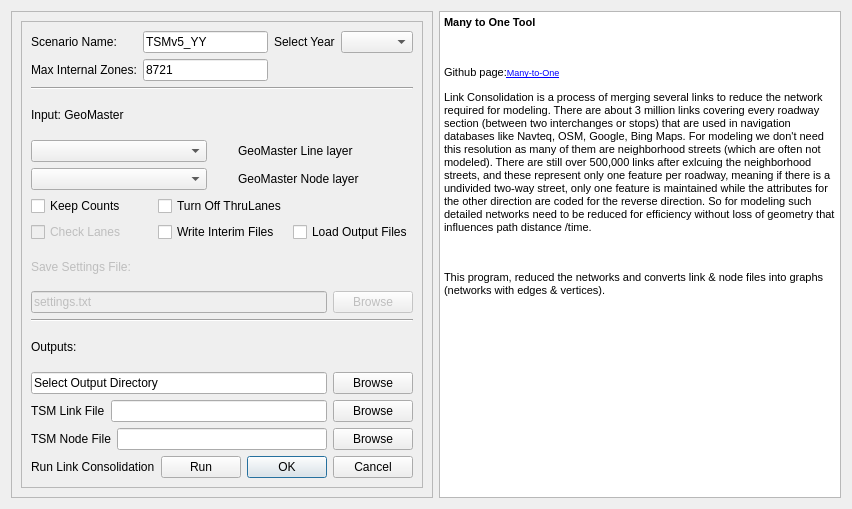
<?xml version="1.0" encoding="UTF-8"?>
<ui version="4.0">
 <class>Dialog</class>
 <widget class="QDialog" name="Dialog">
  <property name="enabled">
   <bool>true</bool>
  </property>
  <property name="geometry">
   <rect>
    <x>0</x>
    <y>0</y>
    <width>852</width>
    <height>509</height>
   </rect>
  </property>
  <property name="windowTitle">
   <string>Many to One (Link Consolidator)</string>
  </property>
  <layout class="QHBoxLayout" name="horizontalLayout_5">
   <item>
    <widget class="QFrame" name="frame">
     <property name="frameShape">
      <enum>QFrame::StyledPanel</enum>
     </property>
     <property name="frameShadow">
      <enum>QFrame::Raised</enum>
     </property>
     <layout class="QHBoxLayout" name="horizontalLayout_4">
      <item>
       <widget class="QFrame" name="frame_2">
        <property name="frameShape">
         <enum>QFrame::StyledPanel</enum>
        </property>
        <property name="frameShadow">
         <enum>QFrame::Raised</enum>
        </property>
        <layout class="QGridLayout" name="gridLayout_4">
         <item row="0" column="0">
          <layout class="QGridLayout" name="gridLayout">
           <item row="0" column="0">
            <widget class="QLabel" name="label_Input_ScenName">
             <property name="text">
              <string>Scenario Name: </string>
             </property>
            </widget>
           </item>
           <item row="0" column="1">
            <widget class="QLineEdit" name="lineEdit_ScenarioName">
             <property name="text">
              <string>TSMv5_YY</string>
             </property>
            </widget>
           </item>
           <item row="0" column="2">
            <widget class="QLabel" name="label_Input_Year">
             <property name="text">
              <string>Select Year</string>
             </property>
            </widget>
           </item>
           <item row="0" column="3">
            <widget class="QComboBox" name="comboBox_Year">
             <property name="enabled">
              <bool>true</bool>
             </property>
             <property name="autoFillBackground">
              <bool>false</bool>
             </property>
             <property name="editable">
              <bool>false</bool>
             </property>
             <property name="currentText">
              <string/>
             </property>
             <property name="currentIndex">
              <number>-1</number>
             </property>
             <property name="maxVisibleItems">
              <number>10</number>
             </property>
             <property name="placeholderText">
              <string>Year</string>
             </property>
            </widget>
           </item>
           <item row="1" column="0">
            <widget class="QLabel" name="label_Input_MaxIntZ">
             <property name="text">
              <string>Max Internal Zones:</string>
             </property>
            </widget>
           </item>
           <item row="1" column="1">
            <widget class="QLineEdit" name="lineEdit_MaxZones">
             <property name="text">
              <string>8721</string>
             </property>
            </widget>
           </item>
          </layout>
         </item>
         <item row="1" column="0">
          <widget class="Line" name="line_2">
           <property name="orientation">
            <enum>Qt::Horizontal</enum>
           </property>
          </widget>
         </item>
         <item row="2" column="0">
          <widget class="QLabel" name="label_Input">
           <property name="text">
            <string>Input: GeoMaster</string>
           </property>
          </widget>
         </item>
         <item row="3" column="0">
          <layout class="QGridLayout" name="gridLayout_2">
           <item row="0" column="2">
            <widget class="QLabel" name="label_Input_Linelayer">
             <property name="text">
              <string>GeoMaster Line layer</string>
             </property>
            </widget>
           </item>
           <item row="0" column="0">
            <widget class="QComboBox" name="lineLayerCombo"/>
           </item>
           <item row="1" column="0">
            <widget class="QComboBox" name="nodeLayerCombo"/>
           </item>
           <item row="1" column="2">
            <widget class="QLabel" name="label_Input_Nodelayer">
             <property name="text">
              <string>GeoMaster Node layer</string>
             </property>
            </widget>
           </item>
           <item row="0" column="1">
            <spacer name="horizontalSpacer">
             <property name="orientation">
              <enum>Qt::Horizontal</enum>
             </property>
             <property name="sizeType">
              <enum>QSizePolicy::Fixed</enum>
             </property>
             <property name="sizeHint" stdset="0">
              <size>
               <width>25</width>
               <height>20</height>
              </size>
             </property>
            </spacer>
           </item>
          </layout>
         </item>
         <item row="4" column="0">
          <layout class="QGridLayout" name="gridLayout_3">
           <item row="0" column="0">
            <widget class="QCheckBox" name="checkBox_Counts">
             <property name="text">
              <string>Keep Counts</string>
             </property>
            </widget>
           </item>
           <item row="0" column="1">
            <widget class="QCheckBox" name="checkBox_ThruLanes">
             <property name="text">
              <string>Turn Off ThruLanes</string>
             </property>
            </widget>
           </item>
           <item row="1" column="0">
            <widget class="QCheckBox" name="checkBox_Lanes">
             <property name="enabled">
              <bool>false</bool>
             </property>
             <property name="text">
              <string>Check Lanes</string>
             </property>
            </widget>
           </item>
           <item row="1" column="1">
            <widget class="QCheckBox" name="checkBox_WriteInterim">
             <property name="text">
              <string>Write Interim Files</string>
             </property>
            </widget>
           </item>
           <item row="1" column="2">
            <widget class="QCheckBox" name="checkBox_LoadOutputs">
             <property name="text">
              <string>Load Output Files</string>
             </property>
            </widget>
           </item>
          </layout>
         </item>
         <item row="5" column="0">
          <widget class="QLabel" name="label_Save">
           <property name="enabled">
            <bool>false</bool>
           </property>
           <property name="text">
            <string>Save Settings File:</string>
           </property>
          </widget>
         </item>
         <item row="6" column="0">
          <layout class="QHBoxLayout" name="horizontalLayout">
           <item>
            <widget class="QLineEdit" name="lineEdit_SettingsFile">
             <property name="enabled">
              <bool>false</bool>
             </property>
             <property name="text">
              <string>settings.txt</string>
             </property>
            </widget>
           </item>
           <item>
            <widget class="QPushButton" name="browse_SaveSettings">
             <property name="enabled">
              <bool>false</bool>
             </property>
             <property name="text">
              <string>Browse</string>
             </property>
            </widget>
           </item>
          </layout>
         </item>
         <item row="7" column="0">
          <widget class="Line" name="line">
           <property name="orientation">
            <enum>Qt::Horizontal</enum>
           </property>
          </widget>
         </item>
         <item row="8" column="0">
          <widget class="QLabel" name="label_Output">
           <property name="text">
            <string>Outputs:</string>
           </property>
          </widget>
         </item>
         <item row="9" column="0">
          <layout class="QHBoxLayout" name="horizontalLayout_2">
           <item>
            <widget class="QLineEdit" name="output_directory">
             <property name="text">
              <string>Select Output Directory</string>
             </property>
            </widget>
           </item>
           <item>
            <widget class="QPushButton" name="browse_Outdir">
             <property name="text">
              <string>Browse</string>
             </property>
            </widget>
           </item>
          </layout>
         </item>
         <item row="10" column="0">
          <layout class="QHBoxLayout" name="horizontalLayout_7">
           <item>
            <widget class="QLabel" name="label">
             <property name="text">
              <string>TSM Link File</string>
             </property>
            </widget>
           </item>
           <item>
            <widget class="QLineEdit" name="lineEdit_TSMLink"/>
           </item>
           <item>
            <widget class="QPushButton" name="browse_TSMLink">
             <property name="text">
              <string>Browse</string>
             </property>
            </widget>
           </item>
          </layout>
         </item>
         <item row="11" column="0">
          <layout class="QHBoxLayout" name="horizontalLayout_6">
           <item>
            <widget class="QLabel" name="label_2">
             <property name="text">
              <string>TSM Node File</string>
             </property>
            </widget>
           </item>
           <item>
            <widget class="QLineEdit" name="lineEdit_TSMNode"/>
           </item>
           <item>
            <widget class="QPushButton" name="browse_TSMNode">
             <property name="text">
              <string>Browse</string>
             </property>
            </widget>
           </item>
          </layout>
         </item>
         <item row="12" column="0">
          <layout class="QHBoxLayout" name="horizontalLayout_3">
           <item>
            <widget class="QLabel" name="label_Run">
             <property name="text">
              <string>Run Link Consolidation</string>
             </property>
            </widget>
           </item>
           <item>
            <widget class="QPushButton" name="buttonBox_Run">
             <property name="text">
              <string>Run</string>
             </property>
            </widget>
           </item>
           <item>
            <widget class="QDialogButtonBox" name="buttonBox_okCancel">
             <property name="orientation">
              <enum>Qt::Horizontal</enum>
             </property>
             <property name="standardButtons">
              <set>QDialogButtonBox::Cancel|QDialogButtonBox::Ok</set>
             </property>
            </widget>
           </item>
          </layout>
         </item>
        </layout>
       </widget>
      </item>
     </layout>
    </widget>
   </item>
   <item>
    <widget class="QTextBrowser" name="textBrowser">
     <property name="readOnly">
      <bool>true</bool>
     </property>
     <property name="html">
      <string>&lt;!DOCTYPE HTML PUBLIC &quot;-//W3C//DTD HTML 4.0//EN&quot; &quot;http://www.w3.org/TR/REC-html40/strict.dtd&quot;&gt;
&lt;html&gt;&lt;head&gt;&lt;meta name=&quot;qrichtext&quot; content=&quot;1&quot; /&gt;&lt;style type=&quot;text/css&quot;&gt;
p, li { white-space: pre-wrap; }
&lt;/style&gt;&lt;/head&gt;&lt;body style=&quot; font-family:'MS Shell Dlg 2'; font-size:8.25pt; font-weight:400; font-style:normal;&quot;&gt;
&lt;p style=&quot; margin-top:12px; margin-bottom:12px; margin-left:0px; margin-right:0px; -qt-block-indent:0; text-indent:0px;&quot;&gt;&lt;span style=&quot; font-weight:600;&quot;&gt;Many to One Tool&lt;/span&gt;&lt;/p&gt;
&lt;p style=&quot;-qt-paragraph-type:empty; margin-top:12px; margin-bottom:12px; margin-left:0px; margin-right:0px; -qt-block-indent:0; text-indent:0px; font-weight:600;&quot;&gt;&lt;br /&gt;&lt;/p&gt;
&lt;p style=&quot; margin-top:12px; margin-bottom:12px; margin-left:0px; margin-right:0px; -qt-block-indent:0; text-indent:0px;&quot;&gt;Github page:&lt;a href=&quot;https://github.com/4Step/Many_to_One&quot;&gt;&lt;span style=&quot; font-size:7pt; text-decoration: underline; color:#0000ff;&quot;&gt;Many-to-One&lt;/span&gt;&lt;/a&gt;&lt;/p&gt;
&lt;p style=&quot; margin-top:12px; margin-bottom:12px; margin-left:0px; margin-right:0px; -qt-block-indent:0; text-indent:0px;&quot;&gt;Link Consolidation is a process of merging several links to reduce the network required for modeling. There are about 3 million links covering every roadway section (between two interchanges or stops) that are used in navigation databases like Navteq, OSM, Google, Bing Maps. For modeling we don't need this resolution as many of them are neighborhood streets (which are often not modeled). There are still over 500,000 links after exlcuing the neighborhood streets, and these represent only one feature per roadway, meaning if there is a undivided two-way street, only one feature is maintained while the attributes for the other direction are coded for the reverse direction. So for modeling such detailed networks need to be reduced for efficiency without loss of geometry that influences path distance /time. &lt;/p&gt;
&lt;p style=&quot;-qt-paragraph-type:empty; margin-top:12px; margin-bottom:12px; margin-left:0px; margin-right:0px; -qt-block-indent:0; text-indent:0px;&quot;&gt;&lt;br /&gt;&lt;/p&gt;
&lt;p style=&quot; margin-top:12px; margin-bottom:12px; margin-left:0px; margin-right:0px; -qt-block-indent:0; text-indent:0px;&quot;&gt;This program, reduced the networks and converts link &amp;amp; node files into graphs (networks with edges &amp;amp; vertices). &lt;/p&gt;
&lt;p style=&quot; margin-top:12px; margin-bottom:12px; margin-left:0px; margin-right:0px; -qt-block-indent:0; text-indent:0px;&quot;&gt;&lt;br /&gt;&lt;/p&gt;&lt;/body&gt;&lt;/html&gt;</string>
     </property>
     <property name="textInteractionFlags">
      <set>Qt::LinksAccessibleByKeyboard|Qt::LinksAccessibleByMouse|Qt::TextBrowserInteraction|Qt::TextSelectableByKeyboard|Qt::TextSelectableByMouse</set>
     </property>
    </widget>
   </item>
  </layout>
 </widget>
 <resources/>
 <connections/>
</ui>
